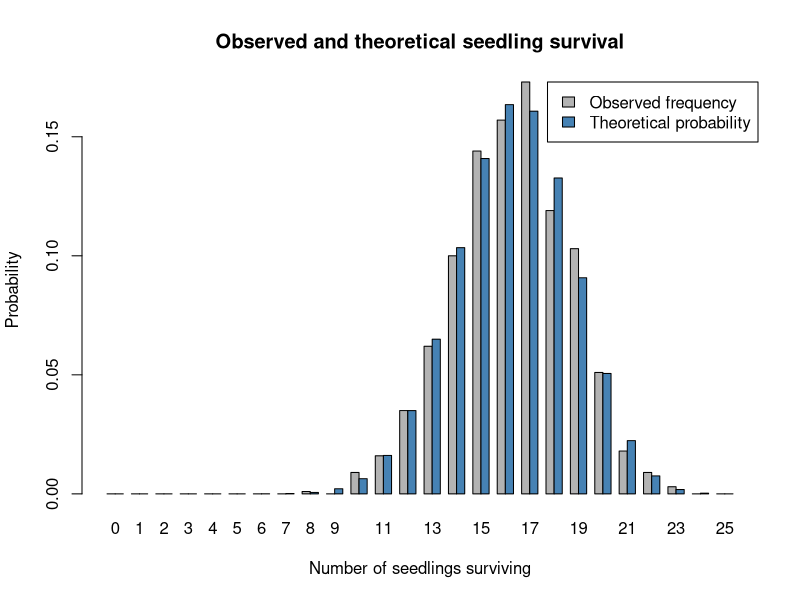

R code for this plot:
## ---- chunk 1
n = 25
p_survive = 0.65
## ---- chunk 2
prob_exactly_15 = dbinom(
  x = 15,
  size = n,
  prob = p_survive
)

prob_exactly_15
## ---- chunk 3
choose(25, 15)
## ---- chunk 4
prob_at_least_15 = pbinom(
  q = 14,
  size = n,
  prob = p_survive,
  lower.tail = FALSE
)

prob_at_least_15
## ---- chunk 5
1 - pbinom(
  q = 14,
  size = n,
  prob = p_survive
)
## ---- chunk 6
expected_survivors = n * p_survive

variance_survivors = n * p_survive * (1 - p_survive)

c(
  expected = expected_survivors,
  variance = variance_survivors
)
## ---- chunk 7
set.seed(123)

simulated_survivors = rbinom(
  n = 1000,
  size = n,
  prob = p_survive
)

head(simulated_survivors)
## ---- chunk 8
support = 0:n

observed_frequency = as.numeric(
  table(factor(simulated_survivors, levels = support))
) / length(simulated_survivors)

theoretical_probability = dbinom(
  x = support,
  size = n,
  prob = p_survive
)

comparison = data.frame(
  survivors = support,
  observed = observed_frequency,
  theoretical = theoretical_probability
)

round(comparison, 4)
## ---- chunk 9
barplot(
  rbind(observed_frequency, theoretical_probability),
  beside = TRUE,
  names.arg = support,
  col = c("grey70", "steelblue"),
  xlab = "Number of seedlings surviving",
  ylab = "Probability",
  legend.text = c("Observed frequency", "Theoretical probability"),
  args.legend = list(x = "topright"),
  main = "Observed and theoretical seedling survival"
)
## ---- chunk 10
c(
  observed_exactly_15 = mean(simulated_survivors == 15),
  theoretical_exactly_15 = prob_exactly_15,
  observed_at_least_15 = mean(simulated_survivors >= 15),
  theoretical_at_least_15 = prob_at_least_15
)
